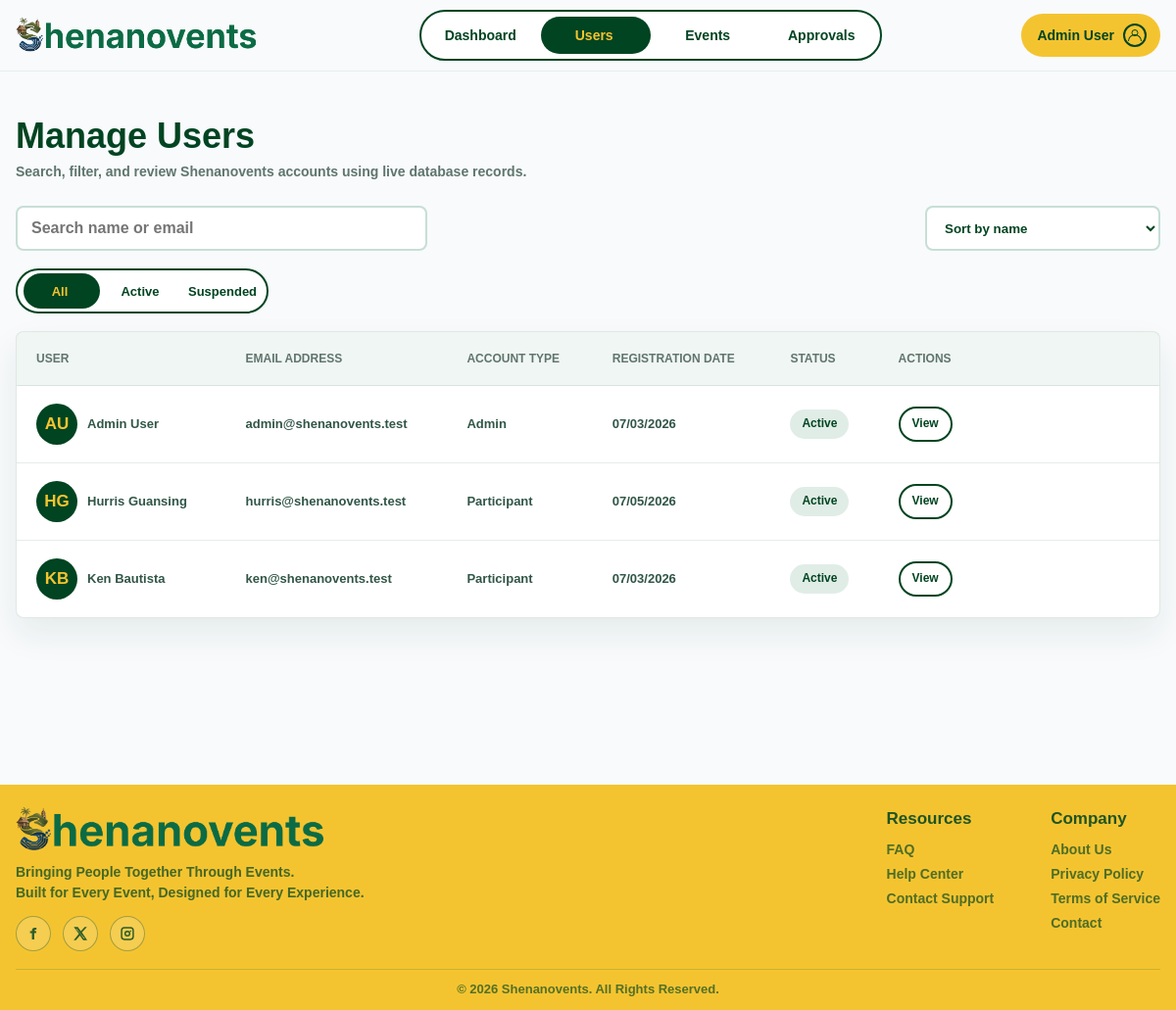
Screenshot of /admin/admin-users.php (signed in) with the database file from the repository.
### tables this page shows
CREATE TABLE users (
    user_id INT AUTO_INCREMENT PRIMARY KEY,
    first_name VARCHAR(100) NOT NULL,
    last_name VARCHAR(100) NOT NULL,
    email VARCHAR(150) NOT NULL UNIQUE,
    password VARCHAR(255) NOT NULL,
    role VARCHAR(30) NOT NULL DEFAULT 'participant',
    status VARCHAR(30) NOT NULL DEFAULT 'active',
    profile_picture VARCHAR(255) NULL,
    security_question VARCHAR(255) NULL,
    security_answer VARCHAR(255) NULL,
    remember_token_hash VARCHAR(255) NULL,
    remember_token_expires_at DATETIME NULL,
    created_at DATETIME NOT NULL DEFAULT CURRENT_TIMESTAMP
);

### includes/admin-user-data.php (called while the page is built, shortened)
<?php
function admin_user_label($value)
{
    $value = trim((string) $value);
    return ucwords(str_replace(['_', '-'], ' ', strtolower($value)));
}
function admin_user_format_date($date)
{
    $timestamp = strtotime((string) $date);
    return $timestamp ? date('m/d/Y', $timestamp) : 'N/A';
}
function admin_user_initials($first_name, $last_name, $email = '')
{
    $first_name = trim((string) $first_name);
    $last_name = trim((string) $last_name);
    $initials = '';
    if ($first_name !== '') {
        $initials .= strtoupper(substr($first_name, 0, 1));
    }
    if ($last_name !== '') {
        $initials .= strtoupper(substr($last_name, 0, 1));
    }
    return $initials !== '' ? $initials : 'U';
}
function admin_user_profile_src($profile_picture, $base_path = '../')
{
    $profile_picture = trim((string) $profile_picture);
    if ($profile_picture === '') {
        return '';
    }
    return $base_path . ltrim($profile_picture, '/');
}
function admin_user_fetch_users($conn)
{
    $users = [];
    $sql = 'SELECT u.user_id, u.first_name, u.last_name, u.email, u.role, u.status,
                   u.profile_picture, u.created_at,
                   COALESCE((
                        SELECT COUNT(*)
                        FROM registrations r
                        WHERE r.user_id = u.user_id
                        AND r.registration_status = "registered"
                   ), 0) AS registered_count,
                   COALESCE((
                        SELECT COUNT(*)
                        FROM liked_events l
                        WHERE l.user_id = u.user_id
                   ), 0) AS liked_count,
                   COALESCE((
                        SELECT COUNT(*)
                        FROM events e
                        WHERE e.created_by = u.user_id
                   ), 0) AS created_count
            FROM users u
            ORDER BY u.created_at DESC, u.last_name ASC, u.first_name ASC';
    $result = mysqli_query($conn, $sql);
    while ($row = mysqli_fetch_assoc($result)) {
        $row['registered_count'] = (int) ($row['registered_count'] ?? 0);
        $row['liked_count'] = (int) ($row['liked_count'] ?? 0);
        $row['created_count'] = (int) ($row['created_count'] ?? 0);
        $users[] = $row;
    }
    return $users;
}

### admin/admin-users.php (the view, shortened to what this page needs)
<?php
require_once __DIR__ . '/../includes/admin-check.php';
require_once __DIR__ . '/../includes/admin-user-data.php';
$users = admin_user_fetch_users($conn);
$current_admin_id = (int) ($_SESSION['user_id'] ?? 0);
require_once __DIR__ . '/../includes/header.php';
?>
<section class="admin-page" aria-labelledby="manageUsersTitle">
    <div class="admin-section">
        <div class="dashboard-title-row">
            <div>
                <h1 id="manageUsersTitle">Manage Users</h1>
                <p>Search, filter, and review Shenanovents accounts using live database records.</p>
            </div>
        </div>
        <div class="admin-toolbar">
            <label class="admin-search-field">
                <input type="search" placeholder="Search name or email" data-admin-search>
            </label>
            <select class="admin-sort-select" data-admin-sort aria-label="Sort users">
                <option value="name">Sort by name</option>
            </select>
        </div>
        <div class="dashboard-filter-row">
            <div class="dashboard-filter-tabs pill-menu" aria-label="User status filters">
                <button class="active" type="button" data-admin-filter="all">All</button>
                <button type="button" data-admin-filter="active">Active</button>
                <button type="button" data-admin-filter="suspended">Suspended</button>
            </div>
        </div>
        <div class="dashboard-table-card">
            <table class="dashboard-event-table admin-table">
                <thead>
                    <tr>
                        <th scope="col">User</th>
                        <th scope="col">Email Address</th>
                        <th scope="col">Account Type</th>
                        <th scope="col">Registration Date</th>
                        <th scope="col">Status</th>
                        <th scope="col">Actions</th>
                    </tr>
                </thead>
                <tbody>
                    <?php foreach ($users as $user): ?>
                        <?php
                        $user_id = (int) $user['user_id'];
                        $first_name = trim((string) $user['first_name']);
                        $last_name = trim((string) $user['last_name']);
                        $full_name = trim($first_name . ' ' . $last_name);
                        $full_name = $full_name !== '' ? $full_name : $user['email'];
                        $role_key = strtolower(trim((string) $user['role']));
                        $role_label = admin_user_label($role_key);
                        $status_key = strtolower(trim((string) $user['status']));
                        $status_class = preg_replace('/[^a-z0-9-]/', '', str_replace('_', '-', $status_key));
                        $status_class = $status_class !== '' ? $status_class : 'pending';
                        $status_label = admin_user_label($status_key);
                        $registered_label = admin_user_format_date($user['created_at']);
                        $avatar_src = admin_user_profile_src($user['profile_picture'], '../');
                        $initials = admin_user_initials($first_name, $last_name, $user['email']);
                        $search_text = strtolower(implode(' ', [
                            $full_name,
                            $user['email'],
                            $role_label,
                            $status_label,
                        ]));
                        ?>
                        <tr
                            data-admin-row
                            data-admin-id="<?php echo $user_id; ?>"
                            data-admin-current="<?php echo $user_id === $current_admin_id ? '1' : '0'; ?>"
                            data-admin-status="<?php echo htmlspecialchars($status_key, ENT_QUOTES, 'UTF-8'); ?>"
                            data-admin-search-text="<?php echo htmlspecialchars($search_text, ENT_QUOTES, 'UTF-8'); ?>"
                            data-admin-name="<?php echo htmlspecialchars($full_name, ENT_QUOTES, 'UTF-8'); ?>"
                            data-admin-first-name="<?php echo htmlspecialchars($first_name, ENT_QUOTES, 'UTF-8'); ?>"
                            data-admin-last-name="<?php echo htmlspecialchars($last_name, ENT_QUOTES, 'UTF-8'); ?>"
                            data-admin-email="<?php echo htmlspecialchars($user['email'], ENT_QUOTES, 'UTF-8'); ?>"
                            data-admin-role="<?php echo htmlspecialchars($role_key, ENT_QUOTES, 'UTF-8'); ?>"
                            data-admin-type="<?php echo htmlspecialchars($role_label, ENT_QUOTES, 'UTF-8'); ?>"
                            data-admin-type-label="<?php echo htmlspecialchars($role_label, ENT_QUOTES, 'UTF-8'); ?>"
                            data-admin-date="<?php echo htmlspecialchars($user['created_at'], ENT_QUOTES, 'UTF-8'); ?>"
                            data-admin-date-label="<?php echo htmlspecialchars($registered_label, ENT_QUOTES, 'UTF-8'); ?>"
                            data-admin-last-updated="N/A"
                            data-admin-status-label="<?php echo htmlspecialchars($status_label, ENT_QUOTES, 'UTF-8'); ?>"
                            data-admin-registered-count="<?php echo (int) $user['registered_count']; ?>"
                            data-admin-joined-count="<?php echo (int) $user['registered_count']; ?>"
                            data-admin-liked-count="<?php echo (int) $user['liked_count']; ?>"
                            data-admin-created-count="<?php echo (int) $user['created_count']; ?>"
                            data-admin-avatar-src="<?php echo htmlspecialchars($avatar_src, ENT_QUOTES, 'UTF-8'); ?>"
                            data-admin-initials="<?php echo htmlspecialchars($initials, ENT_QUOTES, 'UTF-8'); ?>"
                        >
                            <td>
                                <span class="admin-user-cell">
                                    <span class="admin-avatar" aria-hidden="true">
                                        <?php if ($avatar_src !== ''): ?>
                                            <img class="admin-avatar-image" src="<?php echo htmlspecialchars($avatar_src, ENT_QUOTES, 'UTF-8'); ?>" alt="" width="42" height="42">
                                        <?php else: ?>
                                            <?php echo htmlspecialchars($initials, ENT_QUOTES, 'UTF-8'); ?>
                                        <?php endif; ?>
                                    </span>
                                    <strong><?php echo htmlspecialchars($full_name, ENT_QUOTES, 'UTF-8'); ?></strong>
                                </span>
                            </td>
                            <td><?php echo htmlspecialchars($user['email'], ENT_QUOTES, 'UTF-8'); ?></td>
                            <td><?php echo htmlspecialchars($role_label, ENT_QUOTES, 'UTF-8'); ?></td>
                            <td><?php echo htmlspecialchars($registered_label, ENT_QUOTES, 'UTF-8'); ?></td>
                            <td><span class="dashboard-status dashboard-status-<?php echo htmlspecialchars($status_class, ENT_QUOTES, 'UTF-8'); ?>"><?php echo htmlspecialchars($status_label, ENT_QUOTES, 'UTF-8'); ?></span></td>
                            <td>
                                <div class="admin-action-row">
                                    <button class="button button-outline admin-small-button" type="button" data-user-detail>View</button>
                                </div>
                            </td>
                        </tr>
                    <?php endforeach; ?>
                </tbody>
            </table>
        </div>
    </div>
</section>
<?php require_once __DIR__ . '/../includes/footer.php'; ?>

### rows the page displays
users: initials "HG", full_name "Hurris Guansing", email "hurris@shenanovents.test", role "Participant", created_at "07/05/2026", status "Active"
users: initials "KB", full_name "Ken Bautista", email "ken@shenanovents.test", role "Participant", created_at "07/03/2026", status "Active"
users: initials "AU", full_name "Admin User", email "admin@shenanovents.test", role "Admin", created_at "07/03/2026", status "Active"

### other values shown
$safe_display_user_name "Admin User"
